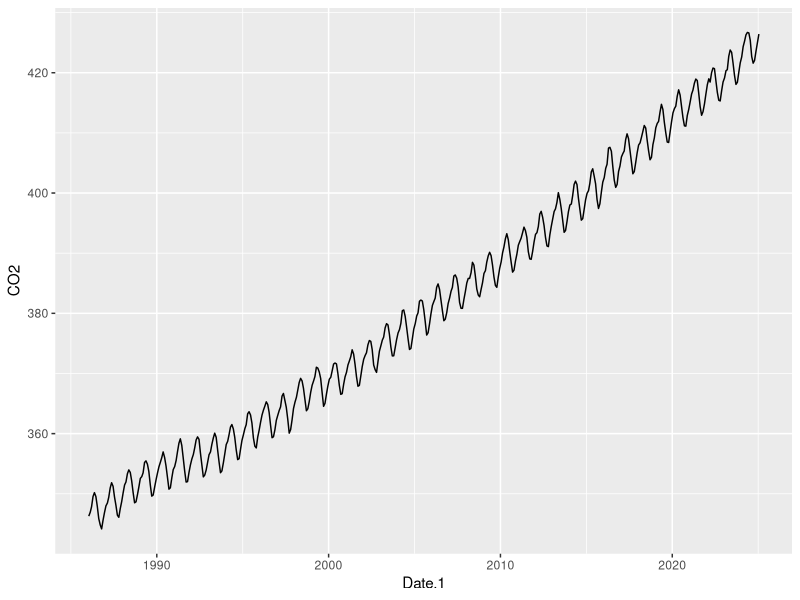
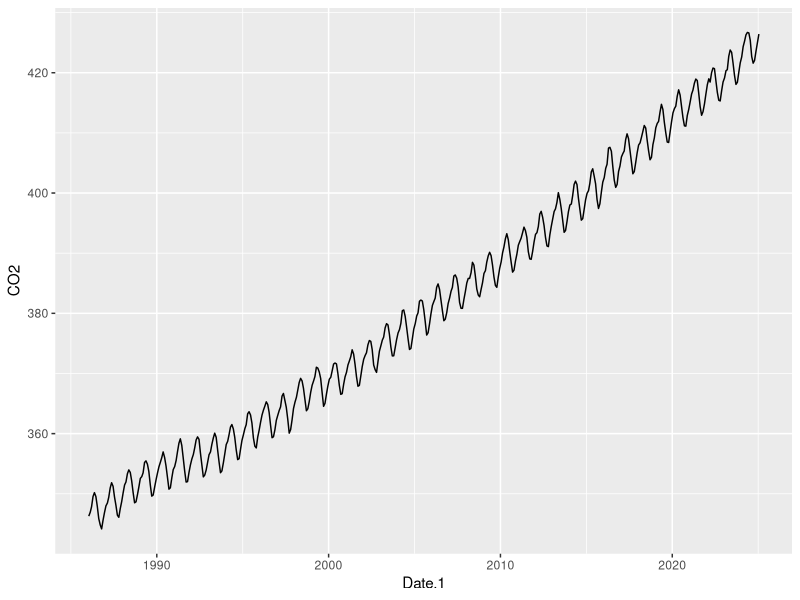

These figures' R source, in order:
# an R script to use dplyr and ggplot to visualize
# the keeling curve of Co2 concentrations

# Nolan Adams
# nolan.adams132@gmail.com
# Feb 25th, 2026

# first step is load the packages we want to use
library("dplyr")
library("ggplot2")

#load in the csv data
mlo_data <- read.csv("data/monthly_in_situ_co2_mlo_cleaned.csv")

#use a dplyr pipe and filter function to get rid of -99 value
mlo_data %>%
  filter(CO2 > 0) %>%
  filter(Yr > 1985) %>%
  ggplot(aes(x = Date.1,
             y = CO2)) +
  geom_line( )

ggsave("output/ggplot_kneeling.png")
